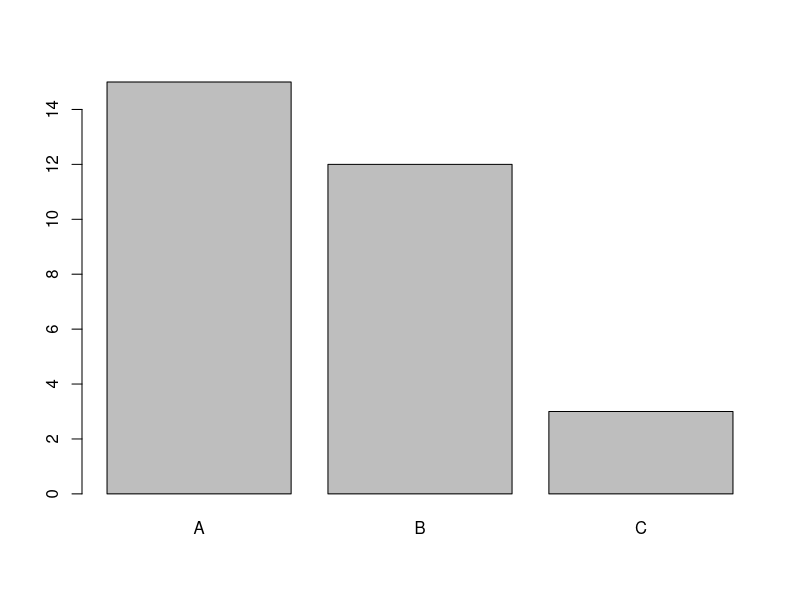
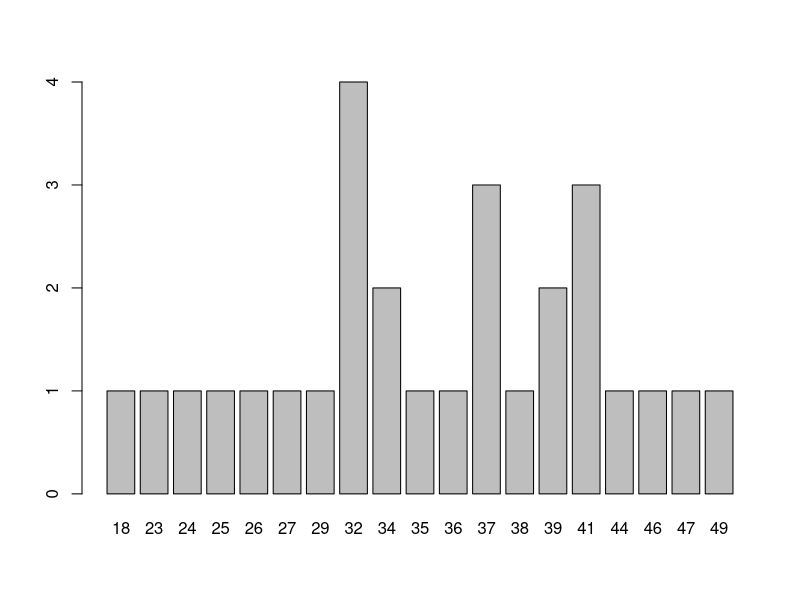
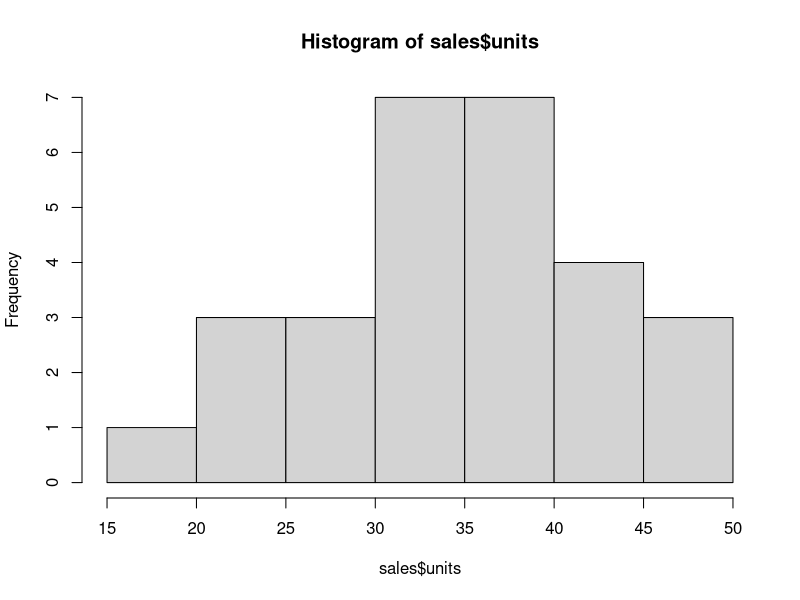
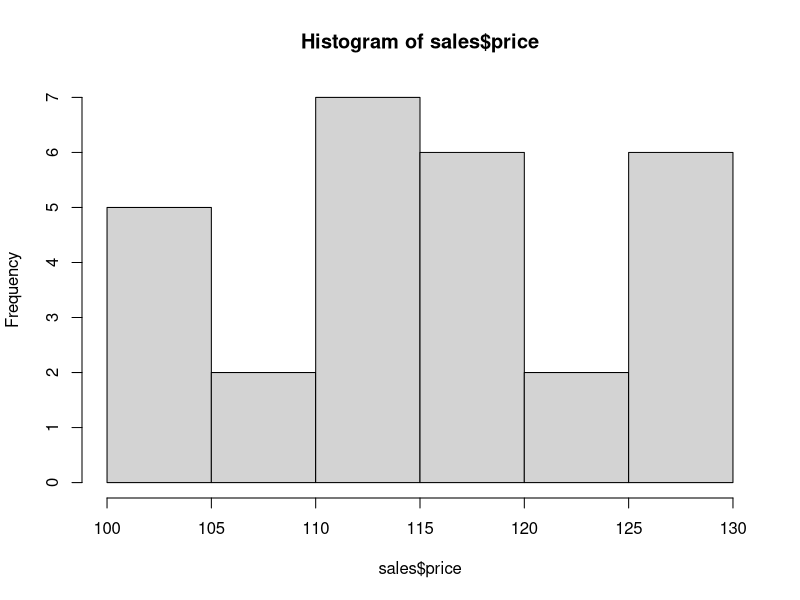
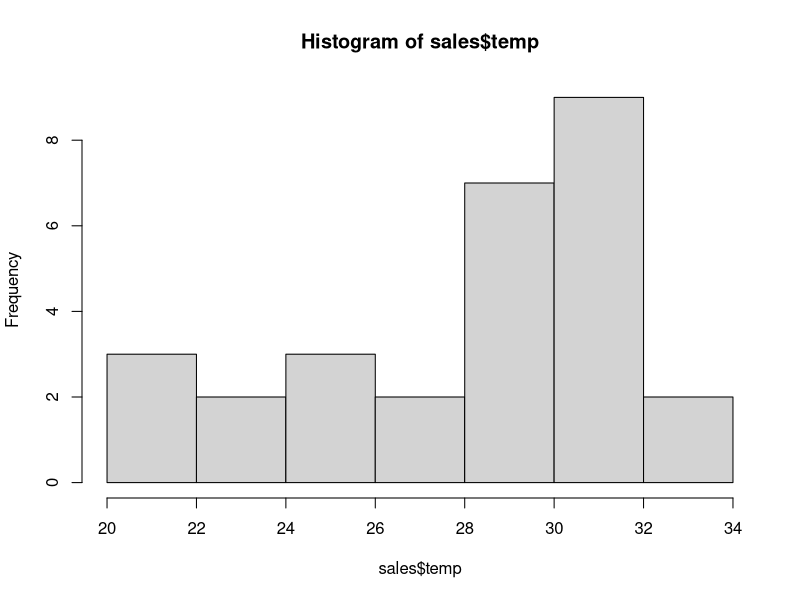
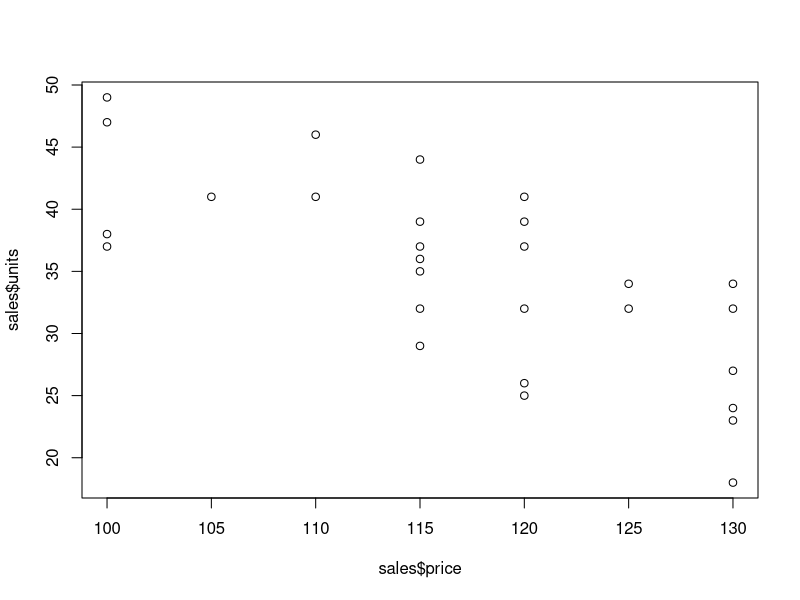
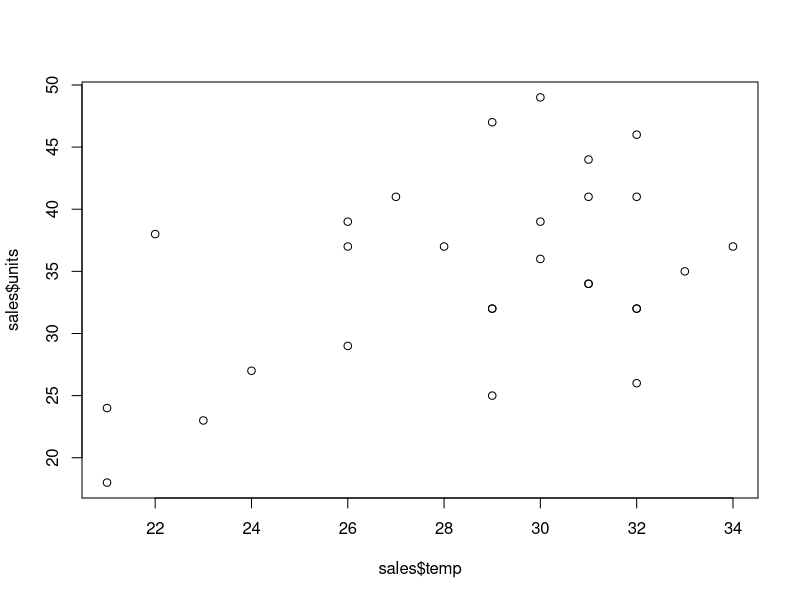
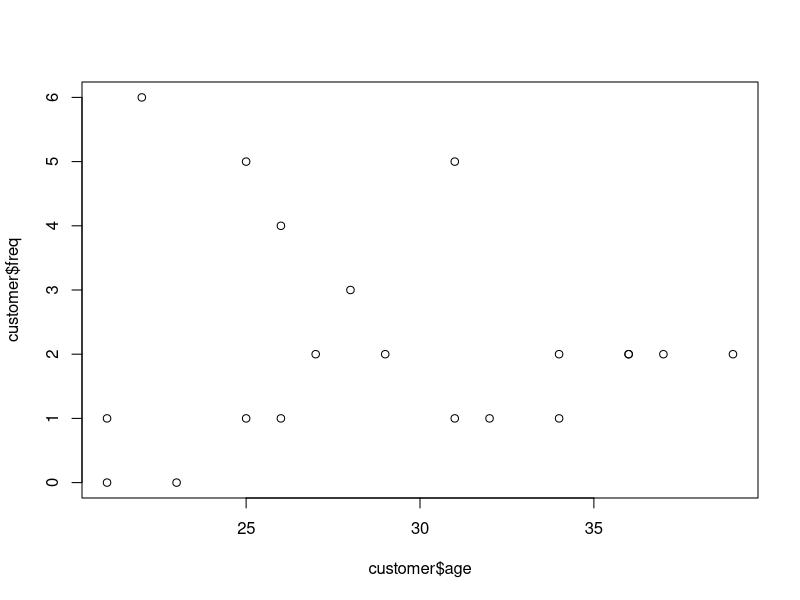

Write R code to recreate these figures, in order.
### １つの変数の特徴を記述する ###

# ブランド選択データbrand.txtをbrandとして読み込む
brand <- read.table("R_train/brand.txt", header=T)
# 度数分布表
table(brand$buy)
# 購買ブランドのヒストグラム（棒グラフ）
barplot(table(brand$buy))

# 売上データsales.txtをsalesとして読み込む
sales <- read.table("R_train/sales.txt", header=T)
# 売上数量の度数分布表
table(sales$units)
# 売上数量のヒストグラム
barplot(table(sales$units))
hist(sales$units)
# 売上数量をunitsに代入
units <- sales$units
# 売上数量の合計値
sum(units)
# 売上数量の観測数
length(units)
# 売上数量の平均値
sum(units) / length(units)
mean(units)

## 演習 ##
# (1)
sum(sales$price)
mean(sales$price)
# (2)
sum(sales$temp)
mean(sales$temp)
# (3)
length(sales$feat)
# (4)
mean(sales$feat)
# (5)
mean(sales$disp)

# 売上数量の中央値
median(units)

## 演習 ##
# (1)
hist(sales$price)
hist(sales$temp)
# (2)
c(mean(sales$price), median(sales$price))
c(mean(sales$temp), median(sales$temp))

# レンジ
max(sales$units)
min(sales$units)
max(sales$units) - min(sales$units)
range(sales$units)

# 平均偏差
sum(sales$units - mean(sales$units))
sum(abs(sales$units - mean(sales$units)))
sum(abs(sales$units - mean(sales$units))) / length(sales$units)
mean(abs(sales$units - mean(sales$units)))

# 分散と標準偏差
m <- mean(sales$units)
m
s2 <- mean((sales$units - m)^2)
s2
s <- sqrt(s2)
s

# 標準化
z <- (sales$units - m) / s
mean(z)
sqrt(mean((z - mean(z))^2))

## 演習 ##
# (1)
max(sales$temp) - min(sales$temp)
range(sales$temp)
# (2)
m <- mean(sales$temp)
s2 <- mean((sales$temp - m)^2)
s2
s <- sqrt(s2)
s
# (3)
z <- (sales$temp - m) / s
mean(z)
mean((z - mean(z))^2)



### ２つの変数間の特徴を記述する ###

# 散布図
sales <- read.table("R_train/sales.txt", header=T)
plot(sales$price, sales$units)
plot(sales$temp, sales$units)
# Assuming 'sales' is your data frame with columns 'price' and 'quantity'



# 価格と売上数量の偏差の積
(sales$price - mean(sales$price)) * (sales$units - mean(sales$units))
# 価格と売上数量の共分散
mean((sales$price - mean(sales$price)) * (sales$units - mean(sales$units)))

## 演習 ##
mean((sales$temp - mean(sales$temp)) * (sales$units - mean(sales$units)))

# 価格と売上数量の共分散を「s.xy」に代入
s.xy <- mean((sales$price - mean(sales$price)) * (sales$units - mean(sales$units)))
# 価格の標準偏差を「s.x」に代入
s.x <- sqrt(mean((sales$price - mean(sales$price))^2))
# 売上数量の標準偏差を「s.y」に代入
s.y <- sqrt(mean((sales$units - mean(sales$units))^2))
# 価格と売上数量の相関係数
s.xy / (s.x * s.y)
cor(sales$price, sales$units)
# 最高気温と売上数量の相関係数
cor(sales$temp, sales$units)

## 練習問題 ##
# 顧客データsales.txtをsalesとして読み込む
customer <- read.table("customer.txt", header=T)
# 散布図
plot(customer$age, customer$freq)
# 相関係数
cor(customer$age, customer$freq)



### 単回帰分析 ###

# 年齢をage, 来店回数をfreqに代入
age <- c(22,21,29,37,27,41,43,36)
freq <- c(13,14,20,27,18,23,21,24)
# 単回帰分析
model.store <- lm(freq ~ age)
summary(model.store)
# 散布図と回帰直線
plot(age, freq)
abline(model.store, col='blue')
# 年齢が40歳の顧客の来店回数の予測値
b0 <- model.store$coefficients[[1]] #切片
b1 <- model.store$coefficients[[2]] #傾き
b0 + b1 * 40

# データフレームの作成
df <- data.frame(age, freq)
model.store <- lm(freq ~ age, data = df)
summary(model.store)

### 重回帰分析 ###

# 顧客データsales.txtをsalesとして読み込む
customer <- read.table("customer.txt", header=T)
# 来店回数freqを年齢ageとDMに回帰
model.multi <- lm(freq ~ age + DM, data=customer)
summary(model.multi)
# age = 30, DM = 1 のときの予測
b <- coef(model.multi)
sum(b * c(1, 30, 1))







